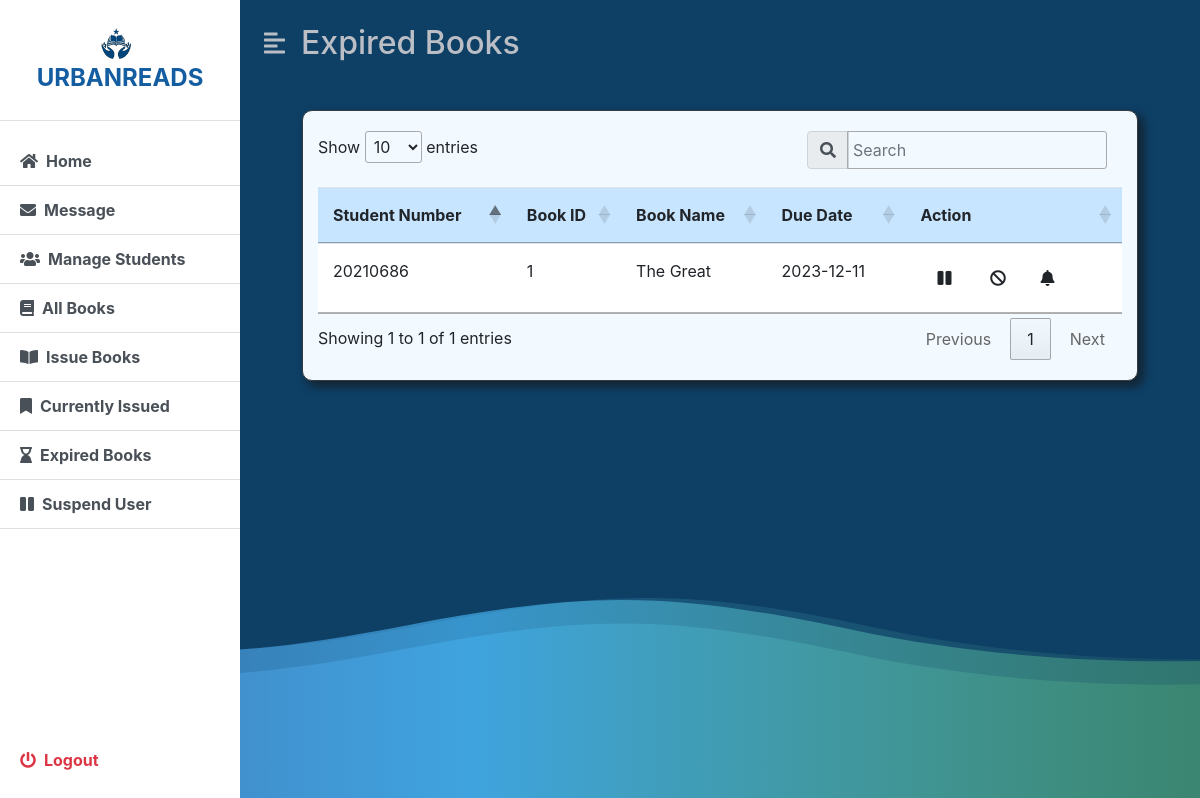
The page /admin/expiredBooks.php (signed in) on the database as committed earlier.
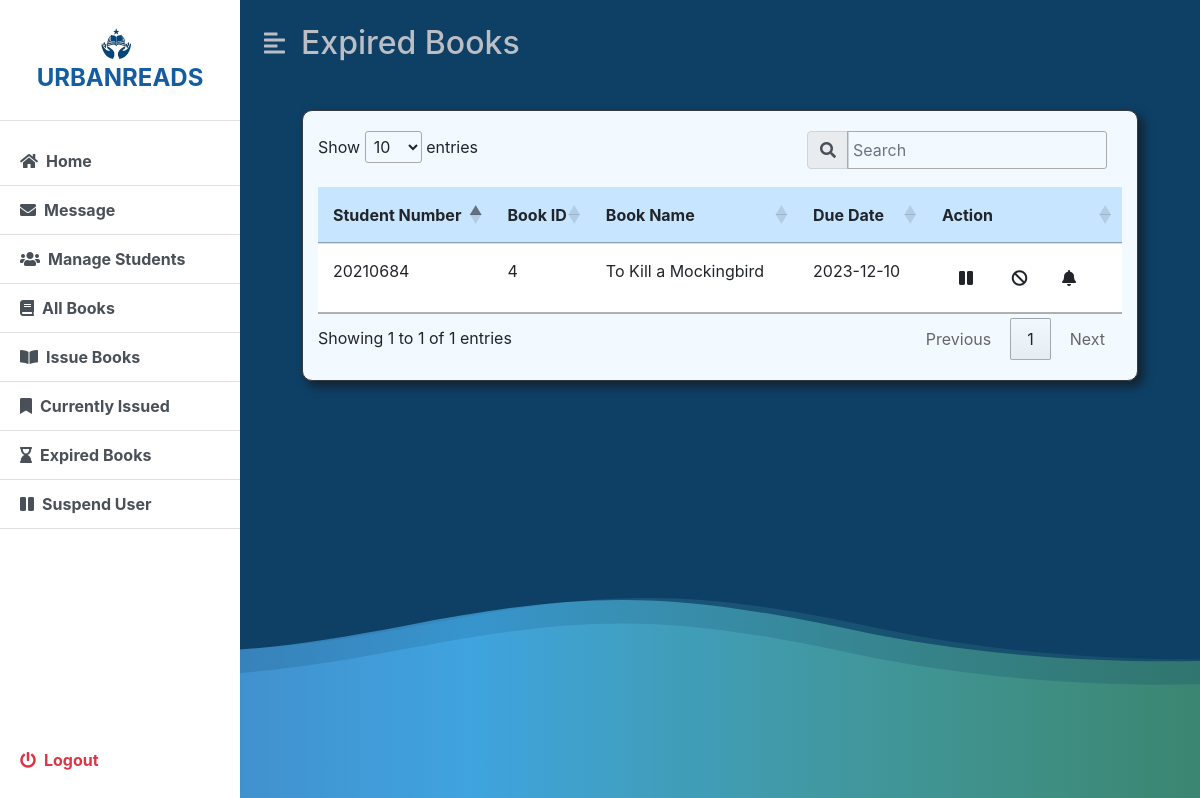
The same page on the database as committed later.
### tables this page shows
CREATE TABLE `borrowed` (
  `issued_id` int(11) NOT NULL,
  `book_id` int(11) NOT NULL,
  `id` int(11) NOT NULL,
  `book_title` varchar(50) NOT NULL,
  `student_number` varchar(50) NOT NULL,
  `due_date` date DEFAULT (curdate() + interval 7 day),
  `issue_date` date NOT NULL DEFAULT current_timestamp(),
  `full_name` varchar(100) NOT NULL
);

### admin/expiredBooks.php (the view, shortened to what this page needs)
<?php
include('../dbconfig.php');
    $sql = 'SELECT student_number, book_id, id, book_title, due_date FROM borrowed WHERE due_date < NOW()';
    $stmt = $pdo->prepare($sql);
    $stmt->execute();
    $rows = $stmt->fetchAll(PDO::FETCH_OBJ);
?>
<!DOCTYPE html>
<html lang="en">
<head>
    <link rel="stylesheet" href="includes/style.css">
    <link rel="stylesheet" href="Bootsrap\css\bootstrap.min.css">
    <link rel="stylesheet" href="https://cdnjs.cloudflare.com/ajax/libs/font-awesome/5.15.3/css/all.min.css" />
    <link rel="stylesheet" href="https://cdn.datatables.net/1.13.6/css/jquery.dataTables.min.css">
    <link rel="stylesheet" href="https://maxcdn.bootstrapcdn.com/bootstrap/4.5.2/css/bootstrap.min.css">
</head>
<body>
    <div class="background-container">
        <div class="d-flex" id="wrapper">
            <?php include('includes/sidebar.php'); ?>
            <div id="page-content-wrapper" class="scrollable-content">
                <nav class="navbar navbar-expand-lg navbar-light bg-transparent py-4 px-4">
                    <div class="d-flex align-items-center">
                        <i class="fas fa-align-left second-text fs-4 me-3" id="menu-toggle"></i>
                        <h2 class="fs-2 m-0 second-text">Expired Books</h2>
                    </div>
                </nav>
                <div class="container-fluid px-4">
                    <form action="" method="post" class="post">
                        <br>
                        <div class="container col-md-11 maintop border border-dark">
                            <table class="table table-bordered-dark" id="tbl-return-request">
                                <thead>
                                    <tr>
                                        <th>Student Number</th>
                                        <th>Book ID</th>
                                        <th>Book Name</th>
                                        <th>Due Date</th>
                                        <th>Action</th>
                                    </tr>
                                </thead>
                                <tbody>
                                <?php
                                foreach($rows as $row){
                                    $id = $row->id;
                                    $student_number = $row->student_number;
                                    $title = $row->book_title;
                                        echo ' <tr>
                                        <td scope="row">' . $row->student_number. '</td>
                                        <td>' . $row->book_id . '</td>
                                        <td>' . $row->book_title . '</td>
                                        <td>' . $row->due_date . '</td>
                                        <td>
                                            <a href="#" class="btn mx-auto" data-toggle="tooltip" title="Suspend User" onclick="Suspend(\''. $id .'\' , \''. $student_number .'\')">
                                                <i class="fa fa-pause mx-1"></i>
                                            </a>
                                            <a href="#" class="btn mx-auto" data-toggle="tooltip" title="Block User" onclick="Blockuser(\''. $id .'\' , \''. $student_number .'\')">
                                                <i class="fa fa-ban mx-1"></i>
                                            </a>
                                            <a href="#" class="btn mx-auto" data-toggle="tooltip" title="Send Warning" onclick="sendMessage(\'' . $student_number . '\', \'' . $id . '\' , \'' . $title . '\')">
                                                    <i class="fa fa-bell"></i>
                                                </a>
                                        </td>
                                        </tr>';
                                    }
                                    ?>
                                </tbody>
                            </table>
                        </div>
                    </form>
                    <br>
                    <br>
                </div>
            </div>
        </div>
    </div>
    <link href="https://maxcdn.bootstrapcdn.com/bootstrap/4.5.2/css/bootstrap.min.css" rel="stylesheet">
</body>
</html>

Rows that differ between the two databases and show on the page:
removed borrowed: student_number "20210686", book "1", book_title "The Great", due_date "2023-12-11"
now on this page (row edited): borrowed: student_number "20210684", book "4", book_title "To Kill a Mockingbird", due_date "2023-12-10"
